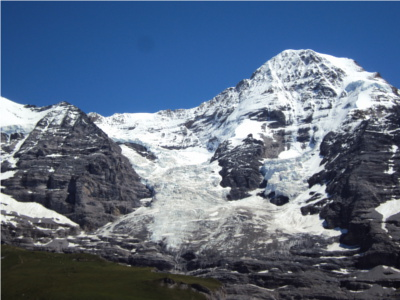
#> input picture Problem_Set_2/Problem2Images/3_1.jpg, 400 x 300 px; its folder holds 6 pictures in this run
$ python homework2.py   (older library calls are emulated)
#> lines starting #> are read from the running program, lines starting #| are printed output that depends on the picture
# This is a raw framework for image stitching using Harris corner detection.
# For libraries you can use modules in numpy, scipy, cv2, os, etc.
import numpy as np
from scipy import ndimage, spatial
import cv2
from os import listdir
import matplotlib.pyplot as plt
import random

EPS = 1e-5
IMGDIR = "Problem2Images"


def gradient_x(img):
    # convert img to grayscale
    # should we use int type to calclate gradient?
    # should we conduct some pre-processing to remove noise? which kernel should we apply?
    # which kernel should we choose to calculate gradient_x?
    # TODO
    gray = cv2.cvtColor(img, cv2.COLOR_BGR2GRAY)
    gaussian = cv2.GaussianBlur(gray, (3, 3), 0)
    grad_x = cv2.Sobel(gaussian, cv2.CV_32F, 1, 0, ksize=3)
    return grad_x


def gradient_y(img):
    # TODO
    gray = cv2.cvtColor(img, cv2.COLOR_BGR2GRAY)
    gaussian = cv2.GaussianBlur(gray, (3, 3), 0)
    grad_y = cv2.Sobel(gaussian, cv2.CV_32F, 0, 1, ksize=3)
    return grad_y


def harris_response(img, alpha, win_size):
    # In this function you are going to claculate harris response R.
    # Please refer to 04_Feature_Detection.pdf page 32 for details.
    # You have to discover how to calculate det(M) and trace(M), and
    # remember to smooth the gradients.
    # Avoid using too much "for" loops to speed up.
    # TODO
    grad_x = gradient_x(img)
    grad_y = gradient_y(img)
    Ixx = grad_x**2
    Iyy = grad_y**2
    Ixy = grad_x * grad_y

    # 课件上为了简化运算，把窗口中每个元素的权重统一设置为 1，此处使用高斯核作为权重来改进算法
    # 并且使用 cv2.GaussianBlur() 可以避免 for 循环
    A = cv2.GaussianBlur(Ixx, (win_size, win_size), 0)
    B = cv2.GaussianBlur(Iyy, (win_size, win_size), 0)
    C = cv2.GaussianBlur(Ixy, (win_size, win_size), 0)

    det = A * B - C**2
    trace = A + B
    R = det - alpha * trace**2

    return R


def corner_selection(R, thresh, min_dist):
    # non-maximal suppression for R to get R_selection and transform selected corners to list of tuples
    # hint:
    #   use ndimage.maximum_filter() to achieve non-maximum suppression
    #   set those which aren’t **local maximum** to zero.
    # TODO
    height, width = R.shape
    R_max = ndimage.maximum_filter(R, size=min_dist, mode="reflect")

    pix = []
    for u in range(height):
        for v in range(width):
            if R[u, v] > thresh and R[u, v] == R_max[u, v]:
                pix.append((u, v))

    return pix


def histogram_of_gradients(img, pix):
    # no template for coding, please implement by yourself.
    # You can refer to implementations on Github or other websites
    # Hint:
    #   1. grad_x & grad_y
    #   2. grad_dir by arctan function
    #   3. for each interest point, choose m*m blocks with each consists of m*m pixels
    #   4. divide the region into n directions (maybe 8).
    #   5. For each blocks, calculate the number of derivatives in those directions and normalize the Histogram.
    #   6. After that, select the prominent gradient and take it as principle orientation.
    #   7. Then rotate it’s neighbor to fit principle orientation and calculate the histogram again.
    # TODO
    M_BLOCKS = 4
    M_PIXELS = 4
    N_BINS = 8

    win_size = M_BLOCKS * M_PIXELS
    half_win = win_size // 2
    bin_width = 360 / N_BINS
    height, width = img.shape[:2]

    grad_x = gradient_x(img)
    grad_y = gradient_y(img)
    mag, ori = cv2.cartToPolar(grad_x, grad_y, angleInDegrees=True)

    gaussian_kernel = cv2.getGaussianKernel(win_size, win_size / 2)
    gaussian_window_2d = gaussian_kernel * gaussian_kernel.T

    features_list = []

    # 遍历每个传入的角点
    for u, v in pix:  # u = row, v = col
        descriptor_hist = np.zeros((M_BLOCKS, M_BLOCKS, N_BINS))

        # 遍历角点周围的 16x16 窗口
        for r_win in range(win_size):
            for c_win in range(win_size):

                # 映射到图像的绝对坐标
                r_img = u - half_win + r_win
                c_img = v - half_win + c_win

                # 边界检查，如果像素点在图像外，跳过
                if r_img < 0 or r_img >= height or c_img < 0 or c_img >= width:
                    continue

                # 乘以高斯权重
                m = mag[r_img, c_img] * gaussian_window_2d[r_win, c_win]
                o = ori[r_img, c_img]

                block_r = r_win // M_PIXELS
                block_c = c_win // M_PIXELS

                bins = int(o // bin_width) % N_BINS
                descriptor_hist[block_r, block_c, bins] += m

        descriptor = descriptor_hist.flatten()

        norm = np.linalg.norm(descriptor)
        descriptor /= norm + EPS

        descriptor = np.clip(descriptor, 0, 0.2)

        norm = np.linalg.norm(descriptor)
        descriptor /= norm + EPS

        features_list.append(descriptor)

    features = np.array(features_list)

    return features


def feature_matching(img_1, img_2):
    R1 = harris_response(img_1, 0.04, 9)
    R2 = harris_response(img_2, 0.04, 9)
    cor1 = corner_selection(R1, 0.01 * np.max(R1), 5)
    cor2 = corner_selection(R2, 0.01 * np.max(R2), 5)
    fea1 = histogram_of_gradients(img_1, cor1)
    fea2 = histogram_of_gradients(img_2, cor2)
    dis = spatial.distance.cdist(fea1, fea2, metric="euclidean")
    threshold = 0.7
    pixels_1 = []
    pixels_2 = []
    p1, p2 = np.shape(dis)
    if p1 < p2:
        for p in range(p1):
            dis_min = np.min(dis[p])
            pos = np.argmin(dis[p])
            dis[p][pos] = np.max(dis)
            if dis_min / np.min(dis[p]) <= threshold:
                pixels_1.append(cor1[p])
                pixels_2.append(cor2[pos])
                dis[:, pos] = np.max(dis)

    else:
        for p in range(p2):
            dis_min = np.min(dis[:, p])
            pos = np.argmin(dis[:, p])
            dis[pos][p] = np.max(dis)
            if dis_min / np.min(dis[:, p]) <= threshold:
                pixels_2.append(cor2[p])
                pixels_1.append(cor1[pos])
                dis[pos] = np.max(dis)
    min_len = min(np.shape(cor1)[0], np.shape(cor2)[0])
    rate = np.shape(pixels_1)[0] / min_len
    assert rate >= 0.03, "Fail to Match!"
    return pixels_1, pixels_2


def test_matching():
    img_1 = cv2.imread(f"{IMGDIR}/3_1.jpg")
#> img_1 is the input picture: shape (300, 400, 3); mean B, G, R 131, 108.6, 93
    img_2 = cv2.imread(f"{IMGDIR}/3_2.jpg")
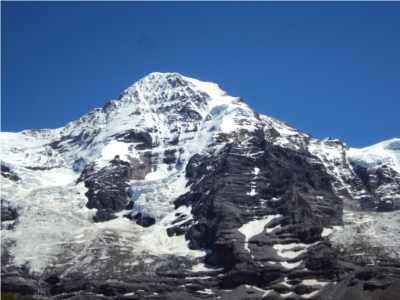
#> input picture Problem_Set_2/Problem2Images/3_2.jpg, 400 x 300 px
#> img_2 is the input picture: shape (300, 400, 3); mean B, G, R 142.2, 113.3, 93.1

    img_gray_1 = cv2.cvtColor(img_1, cv2.COLOR_BGR2GRAY)
    img_gray_2 = cv2.cvtColor(img_2, cv2.COLOR_BGR2GRAY)

    pixels_1, pixels_2 = feature_matching(img_1, img_2)
#> in feature_matching, `cor1 = corner_selection(R1, 0.01 * np.max(R1), 5)`: cor1 = 431 pairs, first value 0 to 291, second value 0 to 399
#> in feature_matching, `cor2 = corner_selection(R2, 0.01 * np.max(R2), 5)`: cor2 = 405 pairs, first value 0 to 297, second value 0 to 396
#> the loop in histogram_of_gradients, `for u, v in pix:` made 431 passes
#> (u, v) on passes 1 to 3: (0, 0), (52, 286), (53, 315)
#> after the loop in histogram_of_gradients, `for u, v in pix:`: features_list = 431 items
#> in histogram_of_gradients (call 2), `mag, ori = cv2.cartToPolar(grad_x, grad_y, angleInDegrees=True)`:
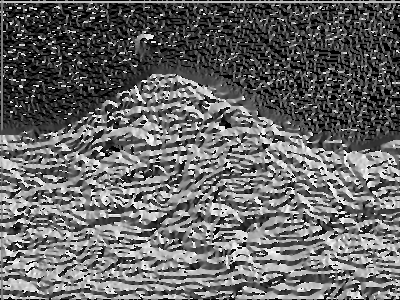
#> ori: shape (300, 400) float32; min 0, max 359.9, mean 146.7; drawn with min black and max white
#> the loop in histogram_of_gradients (call 2), `for u, v in pix:` made 405 passes
#> (u, v) on passes 1 to 3: (0, 0), (74, 153), (77, 147)
#> after the loop in histogram_of_gradients (call 2), `for u, v in pix:`: features_list = 405 items
#> the loop in feature_matching, `for p in range(p2):` made 405 passes
#> (dis_min, pos) on passes 1 to 3: (0.199, 0), (0.298, 1), (0.335, 3)
#> after the loop in feature_matching, `for p in range(p2):`:
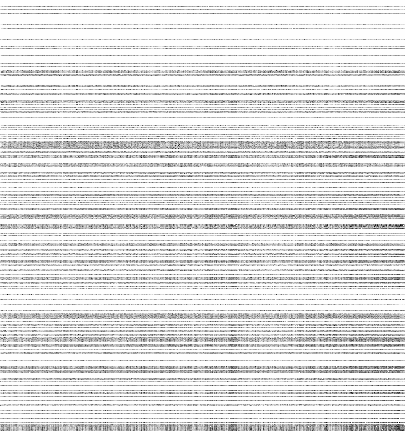
#> dis: shape (431, 405) float64; min 0.622, max 1.41, mean 1.32; drawn with min black and max white
#> after the loop in feature_matching, `for p in range(p2):`: pixels_1 = 268 pairs, first value 0 to 272, second value 0 to 399; pixels_2 = 268 pairs, first value 0 to 296, second value 0 to 260

    H_1, W_1 = img_gray_1.shape
#> H_1 = 300; W_1 = 400
    H_2, W_2 = img_gray_2.shape
#> H_2 = 300; W_2 = 400

    img = np.zeros((max(H_1, H_2), W_1 + W_2, 3))
    img[:H_1, :W_1, (2, 1, 0)] = img_1 / 255
    img[:H_2, W_1:, (2, 1, 0)] = img_2 / 255
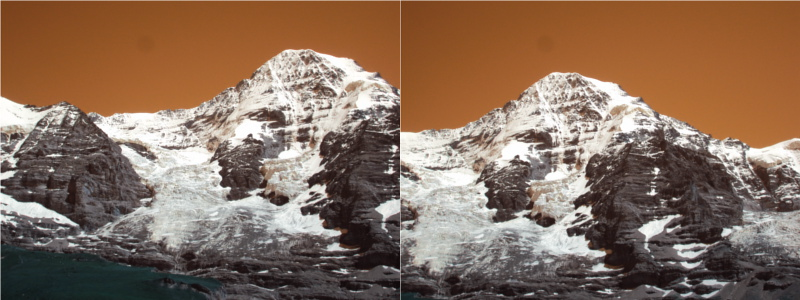
#> img: shape (300, 800, 3) float64; mean B, G, R 0.365, 0.435, 0.536

    plt.figure(figsize=(20, 10), dpi=300)
    plt.imshow(img)

    N = len(pixels_1)
#> N = 268
    for i in range(N):
        x1, y1 = pixels_1[i]
        x2, y2 = pixels_2[i]

        # cv2 和 plt 的长宽的定义是相反的
        plt.plot([y1, y2 + W_1], [x1, x2])
#> this loop made 268 passes
#> (x1, y1, x2, y2) on passes 1 to 3: (0, 0, 0, 0), (52, 286, 74, 153), (55, 280, 77, 147)

    # plt.show()
    plt.savefig("test.jpg")
#> figure, not shown here; B, G, R data is drawn as R, G, B


def compute_homography(pixels_1, pixels_2):
    # compute the best-fit homography using the Singular Value Decomposition (SVD)
    # homography matrix is a (3,3) matrix consisting rotation, translation and projection information.
    # consider how to form matrix A for U, S, V = np.linalg.svd((np.transpose(A)).dot(A))
    # homo_matrix = np.reshape(V[np.argmin(S)], (3, 3))
    # TODO
    M = []
    for (x1, y1), (x2, y2) in zip(pixels_1, pixels_2):
        M.append([x1, y1, 1, 0, 0, 0, -x1 * x2, -y1 * x2, -x2])
        M.append([0, 0, 0, x1, y1, 1, -x1 * y2, -y1 * y2, -y2])

    M = np.array(M)

    # SVD
    U, S, V = np.linalg.svd((np.transpose(M)).dot(M))
    homo_matrix = np.reshape(V[np.argmin(S)], (3, 3))
    return homo_matrix


def align_pair(pixels_1, pixels_2):
    # utilize \verb|homo_coordinates| for homogeneous pixels
    # and \verb|compute_homography| to calulate homo_matrix
    # implement RANSAC to compute the optimal alignment.
    # you can refer to implementations online.
    """
    input:
        pixels_1, pixels_2 (list: N): list of tuples (u, v) = (row, col)
    output:
        est_homo (np.array(3, 3)): optimal homography matrix
    """
    max_inliers = []
    best_homo = None
    iterations = 500
    threshold = 5.0

    # 原始的 corner_selection 返回 (u, v) 即 (row, col)
    # compute_homography 期望 (x, y) 即 (col, row)
    # 因此这里将 (u, v) 转换为 (x, y) = (v, u)
    pixels_1_xy = [[y, x] for x, y in pixels_1]
    pixels_2_xy = [[y, x] for x, y in pixels_2]

    homo_pixels_1 = np.hstack((np.array(pixels_1_xy), np.ones((len(pixels_1_xy), 1))))
    # homo_pixels_2 = np.hstack((np.array(pixels_2_xy), np.ones((len(pixels_2_xy), 1))))

    # RANSAC
    for _ in range(iterations):
        idx = np.random.choice(len(pixels_1_xy), 4, replace=False)
        choose_1 = np.array([pixels_1_xy[i] for i in idx])
        choose_2 = np.array([pixels_2_xy[i] for i in idx])

        now_homo = compute_homography(choose_1, choose_2)

        trans_pixels_1 = np.dot(now_homo, homo_pixels_1.T).T
        trans_pixels_1 = trans_pixels_1[:, :2] / (trans_pixels_1[:, 2, None] + EPS)

        distances = np.linalg.norm(trans_pixels_1 - np.array(pixels_2_xy), axis=1)
        inliers = np.where(distances < threshold)[0]

        if len(inliers) > len(max_inliers):
            max_inliers = inliers
            best_homo = now_homo

    # (改进) RANSAC 优化：使用所有内点重新计算 H 矩阵
    if len(max_inliers) > 4:  # 至少需要 4 个点
        inlier_pixels_1 = np.array(pixels_1_xy)[max_inliers]
        inlier_pixels_2 = np.array(pixels_2_xy)[max_inliers]
        best_homo = compute_homography(inlier_pixels_1, inlier_pixels_2)

    return best_homo


def stitch_blend(img_1, img_2, best_homo, mode="alpha"):
    # hint:
    # First, project four corner pixels with estimated homo-matrix
    # and converting them back to Cartesian coordinates after normalization.
    # Together with four corner pixels of the other image, we can get the size of new image plane.
    # Then, remap both image to new image plane and blend two images using Alpha Blending.
    h1, w1, d1 = np.shape(img_1)  # d=3 RGB
    h2, w2, d2 = np.shape(img_2)

    # [6 lines of commented-out code are left out]
    p1 = best_homo.dot(np.array([0, 0, 1]))
    p2 = best_homo.dot(np.array([w1 - 1, 0, 1]))
    p3 = best_homo.dot(np.array([0, h1 - 1, 1]))
    p4 = best_homo.dot(np.array([w1 - 1, h1 - 1, 1]))

    # 归一化
    p1 = p1 / (p1[2] + EPS)
    p2 = p2 / (p2[2] + EPS)
    p3 = p3 / (p3[2] + EPS)
    p4 = p4 / (p4[2] + EPS)

    # [6 lines of commented-out code are left out]
    p1 = np.round(p1).astype(np.int16)
    p2 = np.round(p2).astype(np.int16)
    p3 = np.round(p3).astype(np.int16)
    p4 = np.round(p4).astype(np.int16)

    x_min = min(0, p1[0], p2[0], p3[0], p4[0])
    x_max = max(w2 - 1, p1[0], p2[0], p3[0], p4[0])  # 改进：w2 -> w2-1
    y_min = min(0, p1[1], p2[1], p3[1], p4[1])
    y_max = max(h2 - 1, p1[1], p2[1], p3[1], p4[1])  # 改进：h2 -> h2-1

    x_range = np.arange(x_min, x_max + 1, 1)
    y_range = np.arange(y_min, y_max + 1, 1)
    x, y = np.meshgrid(x_range, y_range)
    x = np.float32(x)
    y = np.float32(y)

    homo_inv = np.linalg.pinv(best_homo)

    trans_x = homo_inv[0, 0] * x + homo_inv[0, 1] * y + homo_inv[0, 2]
    trans_y = homo_inv[1, 0] * x + homo_inv[1, 1] * y + homo_inv[1, 2]
    trans_z = homo_inv[2, 0] * x + homo_inv[2, 1] * y + homo_inv[2, 2]

    trans_x = trans_x / (trans_z + EPS)
    trans_y = trans_y / (trans_z + EPS)

    # 转换为 float32
    trans_x = trans_x.astype(np.float32)
    trans_y = trans_y.astype(np.float32)

    # 改进：添加 borderMode=cv2.BORDER_CONSTANT，确保图像外为 0
    best_img_1 = cv2.remap(
        img_1,
        trans_x,
        trans_y,
        cv2.INTER_LINEAR,
        borderMode=cv2.BORDER_CONSTANT,
        borderValue=(0, 0, 0),
    )
    best_img_2 = cv2.remap(
        img_2,
        x,
        y,
        cv2.INTER_LINEAR,
        borderMode=cv2.BORDER_CONSTANT,
        borderValue=(0, 0, 0),
    )

    if mode == "alpha":
        # 原始代码
        # alpha1 = cv2.remap(np.ones(np.shape(img_1)), trans_x, trans_y, cv2.INTER_LINEAR)
        # alpha2 = cv2.remap(np.ones(np.shape(img_2)), x, y, cv2.INTER_LINEAR)

        # 改进：使用 float32 并设置 borderMode
        alpha1 = cv2.remap(
            np.ones(img_1.shape, dtype=np.float32),
            trans_x,
            trans_y,
            cv2.INTER_LINEAR,
            borderMode=cv2.BORDER_CONSTANT,
            borderValue=(0, 0, 0),
        )
        alpha2 = cv2.remap(
            np.ones(img_2.shape, dtype=np.float32),
            x,
            y,
            cv2.INTER_LINEAR,
            borderMode=cv2.BORDER_CONSTANT,
            borderValue=(0, 0, 0),
        )

        alpha = alpha1 + alpha2

        # alpha[alpha == 0] = 2 # 原始代码
        # 改进：使用 EPS 来处理除零
        alpha_mask = alpha < EPS
        alpha[alpha_mask] = 1.0  # 避免除零

        alpha1 = alpha1 / alpha
        alpha2 = alpha2 / alpha

        # 设回 0，使得非图像区域的权重为 0
        alpha1[alpha_mask] = 0.0
        alpha2[alpha_mask] = 0.0

        best_img = best_img_1 * alpha1 + best_img_2 * alpha2

    elif mode == "linear":
        # 找到两张图的非零区域 (x 坐标)
        mask1 = np.sum(best_img_1, axis=2) > 0
        mask2 = np.sum(best_img_2, axis=2) > 0

        x1 = np.where(np.any(mask1, axis=0))[0]
        x2 = np.where(np.any(mask2, axis=0))[0]

        # 处理边缘情况
        if len(x1) == 0 and len(x2) == 0:
            return np.zeros_like(best_img_1)
        elif len(x1) == 0:
            return best_img_2
        elif len(x2) == 0:
            return best_img_1

        xmin_1, xmax_1 = np.min(x1), np.max(x1)
        xmin_2, xmax_2 = np.min(x2), np.max(x2)

        best_img = np.zeros_like(best_img_1)

        if xmin_1 > xmin_2:
            # 确保 img_1 在左边
            best_img_1, best_img_2 = best_img_2, best_img_1
            xmin_1, xmin_2 = xmin_2, xmin_1
            xmax_1, xmax_2 = xmax_2, xmax_1

        overlap_start = xmin_2
        overlap_end = xmax_1

        len_overlap = overlap_end - overlap_start

        # 无重叠或重叠为负
        if len_overlap <= 0:
            best_img = best_img_1 + best_img_2
            return best_img

        best_img[:, :overlap_start, :] = best_img_1[:, :overlap_start, :]
        best_img[:, overlap_end:, :] = best_img_2[:, overlap_end:, :]

        for i in range(overlap_start, overlap_end):
            alpha = (i - overlap_start) / len_overlap  # 0 -> 1 for img2
            beta = 1.0 - alpha  # 1 -> 0 for img1
            best_img[:, i, :] = beta * best_img_1[:, i, :] + alpha * best_img_2[:, i, :]

    return best_img


def generate_panorama(ordered_img_seq):
    lenth = len(ordered_img_seq)
    mid = int(lenth / 2)
    i = mid - 1
    j = mid + 1
    principle_img = ordered_img_seq[mid]

    while j < lenth:
        # (img_1, img_2) -> (ordered_img_seq[j], principle_img)
        # pixels1 来自 img_1, pixels2 来自 img_2
        pixels1, pixels2 = feature_matching(ordered_img_seq[j], principle_img)
        homo_matrix = align_pair(pixels1, pixels2)
        # stitch_blend(img_1, img_2, best_homo)
        # img_1 (j) 被变换到 img_2 (principle)
        principle_img = stitch_blend(ordered_img_seq[j], principle_img, homo_matrix)
        principle_img = np.uint8(principle_img)
        j = j + 1

    while i >= 0:
        # (img_1, img_2) -> (ordered_img_seq[i], principle_img)
        # pixels1 来自 img_1, pixels2 来自 img_2
        pixels1, pixels2 = feature_matching(ordered_img_seq[i], principle_img)
        homo_matrix = align_pair(pixels1, pixels2)
        # stitch_blend(img_1, img_2, best_homo)
        # img_1 (i) 被变换到 img_2 (principle)
        principle_img = stitch_blend(ordered_img_seq[i], principle_img, homo_matrix)
        principle_img = np.uint8(principle_img)
        i = i - 1

    best_pano = principle_img
    return best_pano


if __name__ == "__main__":
    # make image list
    # call generate panorama and it should work well
    # save the generated image following the requirements
    test_matching()

    img_1 = cv2.imread("Problem2Images/1_1.jpg")
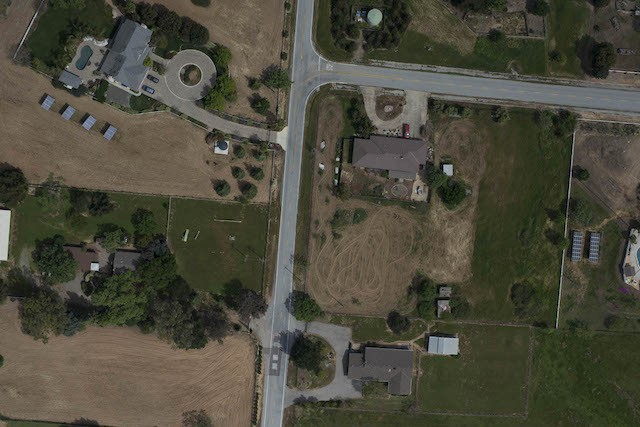
#> input picture Problem_Set_2/Problem2Images/1_1.jpg, 640 x 427 px
#> img_1 is the input picture: shape (427, 640, 3); mean B, G, R 60.6, 74.1, 75.9
    img_2 = cv2.imread("Problem2Images/1_2.jpg")
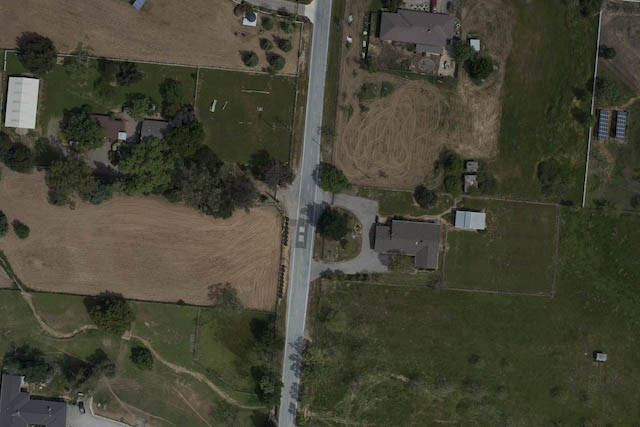
#> input picture Problem_Set_2/Problem2Images/1_2.jpg, 640 x 427 px
#> img_2 is the input picture: shape (427, 640, 3); mean B, G, R 52.7, 68.3, 69.2
    img_3 = cv2.imread("Problem2Images/2_1.jpg")
    img_4 = cv2.imread("Problem2Images/2_2.jpg")
    img_5 = cv2.imread("Problem2Images/3_1.jpg")
    img_6 = cv2.imread("Problem2Images/3_2.jpg")

    img_list = []
    img_list.append(img_1)
    img_list.append(img_2)
    pano = generate_panorama(img_list)
#> the loop in generate_panorama, `while i >= 0:` made 1 pass
#> after the loop in generate_panorama, `while i >= 0:`:
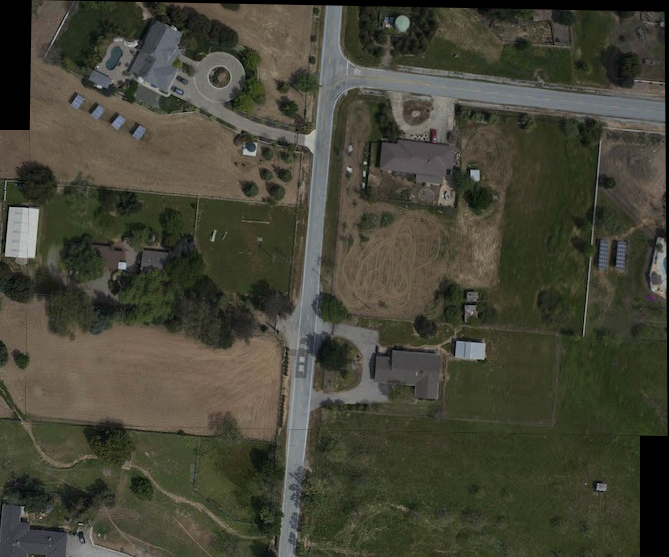
#> principle_img: shape (557, 669, 3); mean B, G, R 54.6, 68.6, 69.3
    cv2.imwrite(f"outputs/blend_1.jpg", pano)

    img_list = []
    img_list.append(img_3)
    img_list.append(img_4)
    pano = generate_panorama(img_list)
#> (the run stopped early here; a loop or call above may not have finished)
